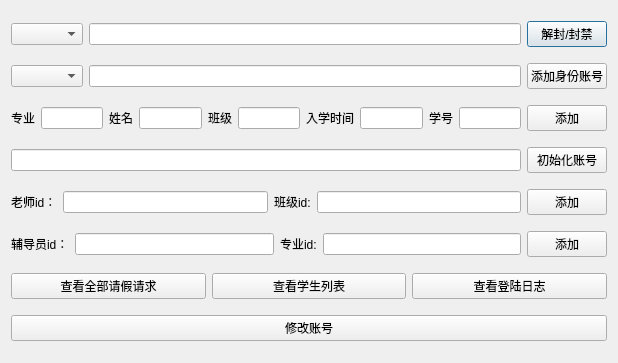
<?xml version="1.0" encoding="UTF-8"?>
<ui version="4.0">
 <class>Dialog</class>
 <widget class="QDialog" name="Dialog">
  <property name="geometry">
   <rect>
    <x>0</x>
    <y>0</y>
    <width>618</width>
    <height>363</height>
   </rect>
  </property>
  <property name="windowTitle">
   <string>Dialog</string>
  </property>
  <layout class="QVBoxLayout" name="verticalLayout">
   <item>
    <layout class="QHBoxLayout" name="horizontalLayout">
     <item>
      <widget class="QComboBox" name="comboBox_ban_enable"/>
     </item>
     <item>
      <widget class="QLineEdit" name="lineEdit_ban_enable_id"/>
     </item>
     <item>
      <widget class="QPushButton" name="pushButton_ban_enable">
       <property name="text">
        <string>解封/封禁</string>
       </property>
      </widget>
     </item>
    </layout>
   </item>
   <item>
    <layout class="QHBoxLayout" name="horizontalLayout_2">
     <item>
      <widget class="QComboBox" name="comboBox_identity"/>
     </item>
     <item>
      <widget class="QLineEdit" name="lineEdit_add_account_identifier"/>
     </item>
     <item>
      <widget class="QPushButton" name="pushButton_add_account">
       <property name="text">
        <string>添加身份账号</string>
       </property>
      </widget>
     </item>
    </layout>
   </item>
   <item>
    <layout class="QHBoxLayout" name="horizontalLayout_8">
     <item>
      <widget class="QLabel" name="label_5">
       <property name="text">
        <string>专业</string>
       </property>
      </widget>
     </item>
     <item>
      <widget class="QLineEdit" name="lineEdit_student_major"/>
     </item>
     <item>
      <widget class="QLabel" name="label_6">
       <property name="text">
        <string>姓名</string>
       </property>
      </widget>
     </item>
     <item>
      <widget class="QLineEdit" name="lineEdit_student_name"/>
     </item>
     <item>
      <widget class="QLabel" name="label_7">
       <property name="text">
        <string>班级</string>
       </property>
      </widget>
     </item>
     <item>
      <widget class="QLineEdit" name="lineEdit_student_class"/>
     </item>
     <item>
      <widget class="QLabel" name="label_8">
       <property name="text">
        <string>入学时间</string>
       </property>
      </widget>
     </item>
     <item>
      <widget class="QLineEdit" name="lineEdit_student_enrollment_time"/>
     </item>
     <item>
      <widget class="QLabel" name="label_9">
       <property name="text">
        <string>学号</string>
       </property>
      </widget>
     </item>
     <item>
      <widget class="QLineEdit" name="lineEdit_student_identifier"/>
     </item>
     <item>
      <widget class="QPushButton" name="pushButton_add_student">
       <property name="text">
        <string>添加</string>
       </property>
      </widget>
     </item>
    </layout>
   </item>
   <item>
    <layout class="QHBoxLayout" name="horizontalLayout_3">
     <item>
      <widget class="QLineEdit" name="lineEdit_init_identifier"/>
     </item>
     <item>
      <widget class="QPushButton" name="pushButton_init_account">
       <property name="text">
        <string>初始化账号</string>
       </property>
      </widget>
     </item>
    </layout>
   </item>
   <item>
    <layout class="QHBoxLayout" name="horizontalLayout_4">
     <item>
      <widget class="QLabel" name="label">
       <property name="text">
        <string>老师id：</string>
       </property>
      </widget>
     </item>
     <item>
      <widget class="QLineEdit" name="lineEdit_teacher_id"/>
     </item>
     <item>
      <widget class="QLabel" name="label_2">
       <property name="text">
        <string>班级id:</string>
       </property>
      </widget>
     </item>
     <item>
      <widget class="QLineEdit" name="lineEdit_class_id"/>
     </item>
     <item>
      <widget class="QPushButton" name="pushButton_teacher_manage_class">
       <property name="text">
        <string>添加</string>
       </property>
      </widget>
     </item>
    </layout>
   </item>
   <item>
    <layout class="QHBoxLayout" name="horizontalLayout_5">
     <item>
      <widget class="QLabel" name="label_3">
       <property name="text">
        <string>辅导员id：</string>
       </property>
      </widget>
     </item>
     <item>
      <widget class="QLineEdit" name="lineEdit_counselor_id"/>
     </item>
     <item>
      <widget class="QLabel" name="label_4">
       <property name="text">
        <string>专业id:</string>
       </property>
      </widget>
     </item>
     <item>
      <widget class="QLineEdit" name="lineEdit_major_id"/>
     </item>
     <item>
      <widget class="QPushButton" name="pushButton_add_counselor_manage_major">
       <property name="text">
        <string>添加</string>
       </property>
      </widget>
     </item>
    </layout>
   </item>
   <item>
    <layout class="QHBoxLayout" name="horizontalLayout_6">
     <item>
      <widget class="QPushButton" name="pushButton_get_request_list">
       <property name="text">
        <string>查看全部请假请求</string>
       </property>
      </widget>
     </item>
     <item>
      <widget class="QPushButton" name="pushButton_get_student_list">
       <property name="text">
        <string>查看学生列表</string>
       </property>
      </widget>
     </item>
     <item>
      <widget class="QPushButton" name="pushButton_get_login_log">
       <property name="text">
        <string>查看登陆日志</string>
       </property>
      </widget>
     </item>
    </layout>
   </item>
   <item>
    <layout class="QHBoxLayout" name="horizontalLayout_7">
     <item>
      <widget class="QPushButton" name="pushButton_modify_account">
       <property name="text">
        <string>修改账号</string>
       </property>
      </widget>
     </item>
    </layout>
   </item>
  </layout>
 </widget>
 <resources/>
 <connections/>
</ui>
